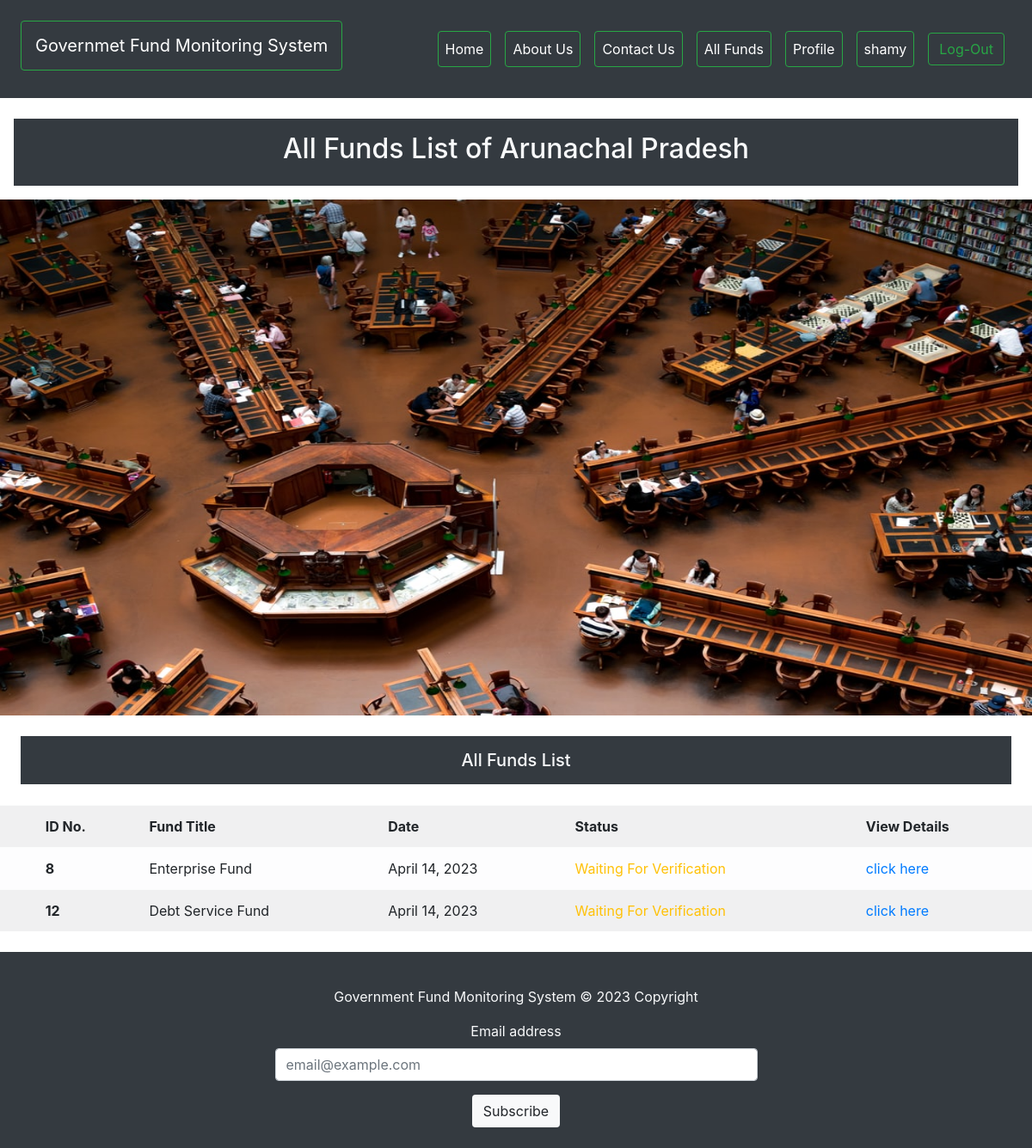
The page /state-fund/2/ (signed in) on the database as committed earlier.
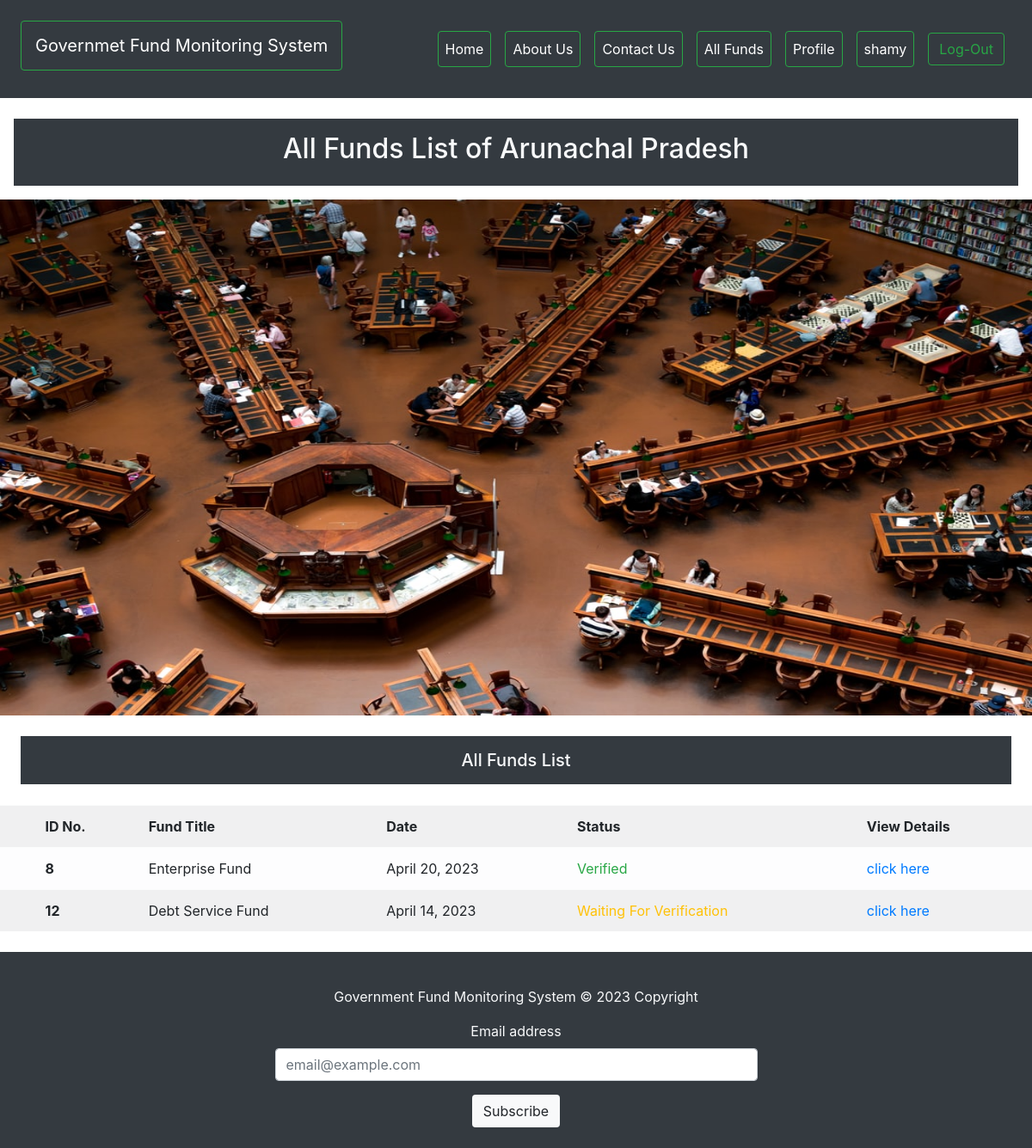
The same page on the database as committed later.
### mainApp/models.py (models this page shows)
class State(models.Model):
    id = models.AutoField(primary_key=True)
    name = models.CharField(max_length=50)
    pic = models.FileField(upload_to="image",default=None, null=True, blank=True)
    def __str__(self):
        return self.name

class Fund(models.Model):
    id = models.AutoField(primary_key=True)
    fund_title = models.CharField(max_length=500)
    fund_description = models.TextField()
    status = models.IntegerField(choices=fundStatusChoice,default=1)
    date = models.DateField(auto_now=True)
    state = models.ForeignKey(State,on_delete=models.CASCADE)
    username = models.ForeignKey(UserDetail,on_delete=models.CASCADE)
    pic = models.FileField(upload_to="meadia/image",default=None, null=True, blank=True)

### mainApp/views.py (the view)
# urls.py: path('state-fund/<int:num>/',views.stateFundList),
@login_required(login_url='/login/')
def stateFundList(request,num):
    state = State.objects.get(id=num)
    fund = Fund.objects.filter(state=state)
    return render(request,'statefunds.html',{"Funds":fund,"State":state})

### mainApp/templates/statefunds.html (shortened to what this page needs)
{% extends "index.html" %}
{% load static %}
{% block body  %}
<div class="mt-4 mb-2 p-3 bg-dark m-3">
    <h2 class="text-center text-light">All  Funds List of {{State}}</h2>
</div>
<div class="text-center">
    <img  src="{{State.pic.url}}" alt="" width="1200" height="600">
</div>
{% if Funds %}
<div class"text-center">
    <div class="m-4">
    <h5 class="bg-dark w-100 mt-3 mb-3 p-3 text-light text-center">All Funds List</h5>
    </div>
    <div class="table-responsive">
        <table class="table table-hover table-striped table-light">
            <tr>
                <th></th>
                <th>ID No. </th>
                <th>Fund Title</th>
                <th>Date</th>
                <th>Status</th>
                <th>View Details</th>
            </tr>
            {% for i in Funds %}
            <tr>
                <td></td>
                <td><b>{{i.id}}</b></td>
                <td>{{i.fund_title}}</td>
                <td>{{i.date}}</td>
                {% if i.status == 1 %}
                <td class="text-warning">Waiting For Verification</td>
                {% else %}
                <td class="text-success">Verified</td>
                {% endif %}
                <td><a href="/fund-details/{{i.id}}/">click here</a></td>
            </tr>
            {% endfor %}
        </table>
    </div>
</div>
{% else %}
<div class="text-center mt-5 m-3">
    <h4 class="bg-dark text-light p-3 w-100 rounded text-center" width="1200" height="600">No Funds Avilable</h4>
</div>
{% endif %}
{% endblock  %}

### mainApp/templates/index.html (shortened to what this page needs)
{% load static %}
<!DOCTYPE html>
<html lang="en">
<head>
    <link rel="stylesheet" href="https://maxcdn.bootstrapcdn.com/bootstrap/4.5.2/css/bootstrap.min.css">
    <link rel="stylesheet" href="{% static 'CSS/index.css' %}">
</head>
<body>
    <nav class="navbar navbar-expand-lg navbar-dark bg-dark p-4">
        <h3><a class="navbar-brand btn btn-outline-success p-3" href="/">Governmet Fund Monitoring System</a></h3>
        <div class="collapse navbar-collapse" id="navbarSupportedContent">
            <ul class="navbar-nav ml-auto">
                <li class="nav-item active m-2">
                    <a class="nav-link btn btn-outline-success" href="/">Home <span class="sr-only">(current)</span></a>
                </li>
                <li class="nav-item active m-2">
                    <a class="nav-link btn btn-outline-success" href="/about/">About Us <span class="sr-only">(current)</span></a>
                </li>
                <li class="nav-item active m-2">
                    <a class="nav-link btn btn-outline-success" href="/contact/">Contact Us <span class="sr-only">(current)</span></a>
                </li>
                {% if request.user.is_authenticated %}
                <li class="nav-item active m-2">
                    <a class="nav-link btn btn-outline-success" href="/welcome/">All Funds<span class="sr-only">(current)</span></a>
                </li>
                <li class="nav-item active m-2">
                    <a class="nav-link btn btn-outline-success" href="/profile/">Profile <span class="sr-only">(current)</span></a>
                </li>
                <li class="nav-item active m-2">
                    <a class="nav-link btn btn-outline-success" href="/profile/">{{request.user}} <span class="sr-only">(current)</span></a>
                </li>
                {% endif %}
            </ul>
            <form class="form-inline mx-8 my-4 my-lg-2">
                {% if request.user.is_authenticated %}
                <a href="/logout/" button class="btn btn-outline-success mx-2 my-2 my-sm-0" onclick="fun()" type="submit">Log-Out</button></a>
                {% else %}
                <a href="/login/" button class="btn btn-outline-success mx-2 my-2 my-sm-0" type="submit">Log-In</button></a>
                {% endif %}
            </form>
        </div>
    </nav>
    {% block body  %}{% endblock %}
<footer class="page-footer font-small bg-dark text-light p-4 mt-2">
    <div class="footer-copyright text-center py-3">Government Fund Monitoring System © 2023 Copyright</div>
    <div class="row">
        <div class="col-md-3 col-sm-12 col-12"></div>
        <div class="col-md-6 col-sm-12 col-12">
            <form action="" method="post">
                <div class="mb-3 text-center">
                    <label for="email" class="form-label">Email address</label>
                    <input type="email" name="email" class="form-control" placeholder="email@example.com">
                </div>
                <div class="text-center">
                    <button type="submit" class="btn bg-light text-black">Subscribe</button>
                </div>
            </form>
        </div>
        <div class="col-md-3 col-sm-12 col-12"></div>
    </div>
</footer>
</body>
</html>

### mainApp/static/CSS/index.css (style rules this page uses)
* { margin: 0; padding: 0; box-sizing: border-box; }

Rows that differ between the two databases and show on the page:
changed Fund "Enterprise Fund": date "April 14, 2023" → "April 20, 2023"; status "Waiting For Verification" → "Verified"
